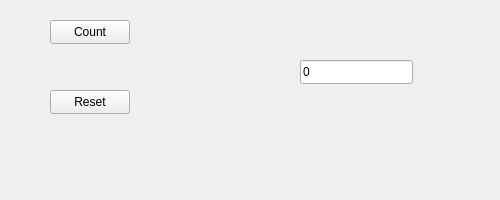
<?xml version="1.0" encoding="UTF-8"?>
<ui version="4.0">
 <class>MainWindow</class>
 <widget class="QMainWindow" name="MainWindow">
  <property name="geometry">
   <rect>
    <x>0</x>
    <y>0</y>
    <width>500</width>
    <height>200</height>
   </rect>
  </property>
  <property name="windowTitle">
   <string>MainWindow</string>
  </property>
  <widget class="QWidget" name="centralwidget">
   <widget class="QPushButton" name="LisaaNappi">
    <property name="geometry">
     <rect>
      <x>50</x>
      <y>20</y>
      <width>80</width>
      <height>24</height>
     </rect>
    </property>
    <property name="text">
     <string>Count</string>
    </property>
   </widget>
   <widget class="QPushButton" name="ResetNappi">
    <property name="geometry">
     <rect>
      <x>50</x>
      <y>90</y>
      <width>80</width>
      <height>24</height>
     </rect>
    </property>
    <property name="text">
     <string>Reset</string>
    </property>
   </widget>
   <widget class="QLineEdit" name="NumeroNaytto">
    <property name="geometry">
     <rect>
      <x>300</x>
      <y>60</y>
      <width>113</width>
      <height>24</height>
     </rect>
    </property>
    <property name="text">
     <string>0</string>
    </property>
   </widget>
  </widget>
 </widget>
 <resources/>
 <connections/>
</ui>
